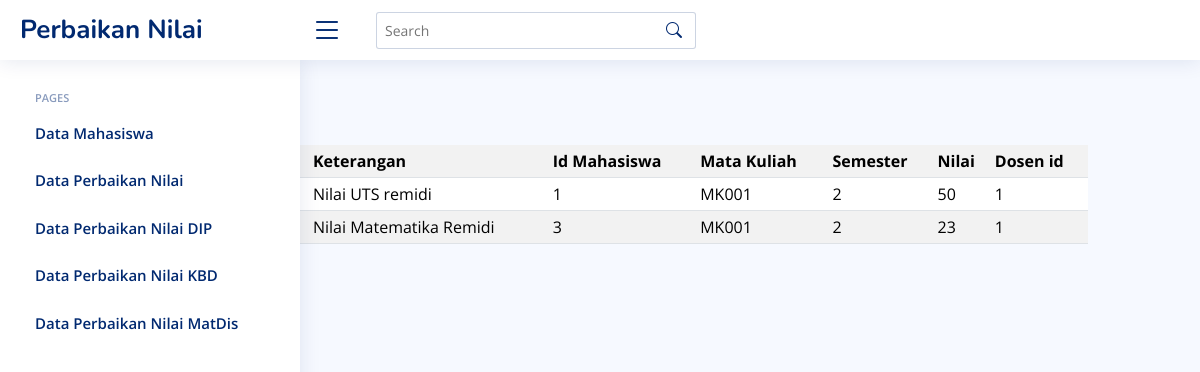
Screenshot of /view/view_MK001.php with the database file from the repository.
### tables this page shows
CREATE TABLE `nilai_perbaikan` (
  `perbaikan_id` int NOT NULL,
  `tgl_perbaikan` date NOT NULL,
  `keteragan` varchar(255) NOT NULL,
  `mahasiswa_id` int NOT NULL,
  `matkul_id` varchar(10) NOT NULL,
  `semester_id` int NOT NULL,
  `nilai_id` int NOT NULL,
  `dosen_id` int NOT NULL
);

### config/koneksi.php (called while the page is built, shortened)
<?php
class database{
	private $host = "localhost";
	private $username = "root";
	private $password = "";
	private $database = "pweb2";
	public function __construct(){
		 $this->koneksi = mysqli_connect($this->host, $this->username, $this->password, $this->database);
	}
}
class nilai extends database{
	public function matkul_remidi($matkul_id){
		$data = mysqli_query($this->koneksi, "select * from nilai_perbaikan where matkul_id ='$matkul_id'");
        while($row = mysqli_fetch_array($data)){
            $hasil[] = $row;
        }
        return $hasil;
	}
}
?>

### view/view_MK001.php (the view, shortened to what this page needs)
<?php
include('../config/koneksi.php');
require '../NiceAdmin/index.php';
$db = new nilai();
$nilai_matkul = $db->matkul_remidi("MK001");
?>
<!DOCTYPE html>
<html>
<head>
  <link href="http://localhost/NiceAdmin/assets/vendor/bootstrap/css/bootstrap.min.css" rel="stylesheet">
  <link href="http://localhost/NiceAdmin/assets/vendor/bootstrap-icons/bootstrap-icons.css" rel="stylesheet">
  <link href="http://localhost/NiceAdmin/assets/vendor/boxicons/css/boxicons.min.css" rel="stylesheet">
  <link href="http://localhost/NiceAdmin/assets/vendor/quill/quill.snow.css" rel="stylesheet">
  <link href="http://localhost/NiceAdmin/assets/vendor/quill/quill.bubble.css" rel="stylesheet">
  <link href="http://localhost/NiceAdmin/assets/vendor/remixicon/remixicon.css" rel="stylesheet">
  <link href="http://localhost/NiceAdmin/assets/vendor/simple-datatables/style.css" rel="stylesheet">
  <link href="http://localhost/NiceAdmin/assets/css/style.css" rel="stylesheet">
</head>
<body>
<div class="col-sm-10 py-2 mx-auto">
<div class="container-fluid">
<div class="pagetitle">
      <nav>
        <ol class="breadcrumb">
          <li class="breadcrumb-item"><a href="index.html">Home</a></li>
          <li class="breadcrumb-item active">
		  </li>
        </ol>
      </nav>
    </div>
<table  class="table table-striped table-sm">
		<tr>
			<th>Tanggal Perbaikan</th>
			<th>Keterangan</th>
			<th>Id Mahasiswa</th>
			<th>Mata Kuliah</th>
			<th>Semester</th>
			<th>Nilai</th>
			<th>Dosen id</th>
		</tr>
		<?php
		foreach($nilai_matkul as $row){
		?>
			<tr>
				<td><?php echo $row['tgl_perbaikan']; ?></td>
				<td><?php echo $row['keteragan']; ?></td>
				<td><?php echo $row['mahasiswa_id']; ?></td>
				<td><?php echo $row['matkul_id']; ?></td>
				<td><?php echo $row['semester_id']; ?></td>
				<td><?php echo $row['nilai_id']; ?></td>
				<td><?php echo $row['dosen_id']; ?></td>
			</tr>
			<?php
		}
		?>
	</table>
</body>
</html>

### NiceAdmin/assets/css/style.css (style rules this page uses)
:root { scroll-behavior: smooth; }
body { font-family: "Open Sans", sans-serif; background: #f6f9ff; color: #444444; }
a { color: #4154f1; text-decoration: none; }
.pagetitle { margin-bottom: 10px; }
.breadcrumb { font-size: 14px; font-family: "Nunito", sans-serif; color: #899bbd; font-weight: 600; }
.breadcrumb a { color: #899bbd; transition: 0.3s; }
.breadcrumb .breadcrumb-item::before { color: #899bbd; }
.breadcrumb .active { color: #51678f; font-weight: 600; }

### rows the page displays
nilai_perbaikan: keteragan "Nilai UTS remidi", mahasiswa "1", matkul "MK001", semester "2", nilai "50", dosen "1"
nilai_perbaikan: keteragan "Nilai Matematika Remidi", mahasiswa "3", matkul "MK001", semester "2", nilai "23", dosen "1"
